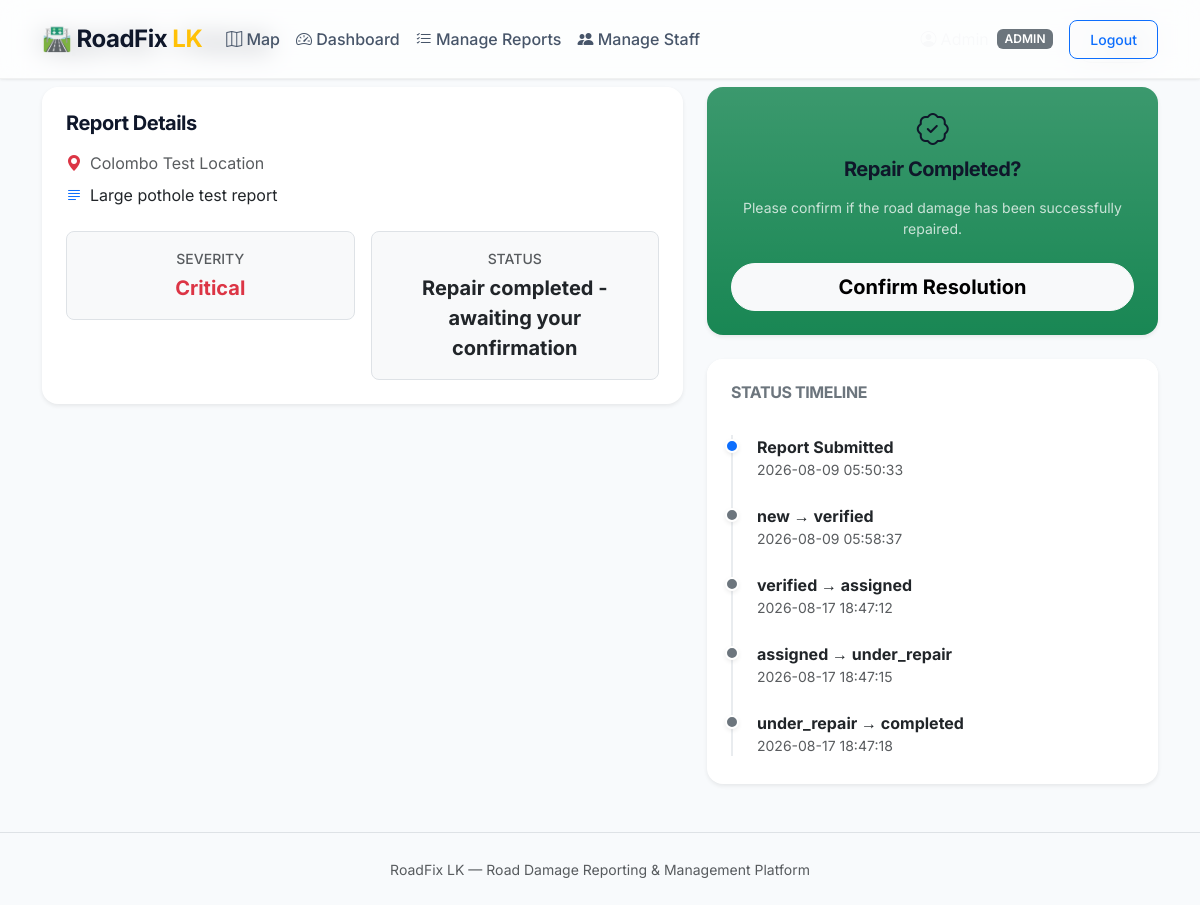
/reports/2 (signed in), run on the app's committed database.
### models/models.py (models this page shows)
class Report(db.Model):
    __tablename__ = 'reports'
    id = db.Column(db.Integer, primary_key=True, autoincrement=True)
    user_id = db.Column(db.Integer, db.ForeignKey('users.id'), nullable=False)
    damage_type = db.Column(db.String(50), nullable=False)
    description = db.Column(db.Text)
    severity = db.Column(db.String(20), nullable=False)
    latitude = db.Column(db.Float, nullable=False)
    longitude = db.Column(db.Float, nullable=False)
    address_hint = db.Column(db.Text)
    image_path = db.Column(db.String(255))
    status = db.Column(db.String(30), nullable=False, default='new')
    priority_score = db.Column(db.Float, nullable=False, default=0.0)
    duplicate_of = db.Column(db.Integer, db.ForeignKey('reports.id'))
    duplicate_count = db.Column(db.Integer, nullable=False, default=0)
    assigned_officer_id = db.Column(db.Integer, db.ForeignKey('users.id'))
    ai_suggested_type = db.Column(db.String(50))
    ai_suggested_severity = db.Column(db.String(20))
    ai_reasoning = db.Column(db.Text)
    created_at = db.Column(db.DateTime, default=datetime.utcnow, nullable=False)
    updated_at = db.Column(db.DateTime, default=datetime.utcnow, onupdate=datetime.utcnow, nullable=False)
    status_history = db.relationship('ReportStatusHistory', backref='report', lazy=True, cascade='all, delete-orphan')
    notifications = db.relationship('Notification', backref='report', lazy=True, cascade='all, delete-orphan')
    duplicates = db.relationship('Report', backref=db.backref('parent_report', remote_side=[id]), lazy='dynamic')

class ReportStatusHistory(db.Model):
    __tablename__ = 'report_status_history'
    id = db.Column(db.Integer, primary_key=True, autoincrement=True)
    report_id = db.Column(db.Integer, db.ForeignKey('reports.id'), nullable=False)
    old_status = db.Column(db.String(30))
    new_status = db.Column(db.String(30), nullable=False)
    changed_by = db.Column(db.Integer, db.ForeignKey('users.id'))
    note = db.Column(db.Text)
    changed_at = db.Column(db.DateTime, default=datetime.utcnow, nullable=False)
    user = db.relationship('User', backref='status_changes')

### routes/reports.py (the view)
@bp.route("/<int:report_id>")
@login_required
def detail(report_id):
    report = db.session.get(Report, report_id)
    if report is None:
        abort(404)
    if report.user_id != session["user_id"] and session.get("role") not in ("admin", "officer"):
        abort(403)
    history = ReportStatusHistory.query.filter_by(report_id=report_id).order_by(ReportStatusHistory.changed_at.asc()).all()
    return render_template(
        "report_detail.html", report=report, history=history, status_labels=STATUS_LABELS
    )

### templates/report_detail.html (shortened to what this page needs)
{% extends "base.html" %}
{% block content %}
<div class="d-flex justify-content-between align-items-center mb-4">
  <h4 class="mb-0 fw-bold" style="color: var(--secondary-color);">Report #{{ report.id }} &mdash; {{ report.damage_type.replace('_',' ')|title }}</h4>
  <a href="javascript:history.back()" class="btn btn-outline-secondary btn-sm rounded-pill px-3">&larr; Back</a>
</div>
<div class="row g-4 mb-5">
  <div class="col-lg-7">
    <div class="card border-0 shadow-sm mb-4 rounded-4">
      <div class="card-body p-4">
        <h5 class="fw-bold mb-3">Report Details</h5>
        <p class="text-muted mb-2"><i class="bi bi-geo-alt-fill me-2 text-danger"></i>{{ report.address_hint or "No landmark provided" }}</p>
        <p class="mb-4 text-dark"><i class="bi bi-justify-left me-2 text-primary"></i>{{ report.description or "No description provided." }}</p>
        <div class="row g-3">
          <div class="col-6">
            <div class="p-3 bg-light rounded-3 text-center border">
              <div class="text-muted small fw-medium text-uppercase mb-1">Severity</div>
              <div class="fw-bold fs-5 text-{{ 'danger' if report.severity == 'critical' else 'warning' if report.severity == 'high' else 'info' if report.severity == 'medium' else 'secondary' }}">{{ report.severity|title }}</div>
            </div>
          </div>
          <div class="col-6">
            <div class="p-3 bg-light rounded-3 text-center border">
              <div class="text-muted small fw-medium text-uppercase mb-1">Status</div>
              <div class="fw-bold fs-5 text-dark" id="statusLabel">{{ status_labels.get(report.status, report.status) }}</div>
            </div>
          </div>
        </div>
      </div>
    </div>
  </div>
  <div class="col-lg-5">
    {% if report.status == 'completed' and report.user_id == session.get('user_id') %}
    <div class="card border-0 shadow-sm mb-4 bg-success bg-gradient text-white rounded-4 hover-lift">
      <div class="card-body text-center p-4">
        <h5 class="fw-bold mb-3"><i class="bi bi-patch-check fs-2 d-block mb-2"></i> Repair Completed?</h5>
        <p class="small opacity-75 mb-4">Please confirm if the road damage has been successfully repaired.</p>
        <form method="POST" action="{{ url_for('reports.confirm_resolved', report_id=report.id) }}">
          <button class="btn btn-light btn-lg fw-bold rounded-pill px-4 w-100">Confirm Resolution</button>
        </form>
      </div>
    </div>
    {% endif %}
    <div class="card border-0 shadow-sm rounded-4">
      <div class="card-header bg-white border-bottom-0 pt-4 pb-2 px-4">
        <h6 class="fw-bold mb-0 text-secondary text-uppercase tracking-wide">Status Timeline</h6>
      </div>
      <div class="card-body px-4 pt-4 pb-1">
        <div class="position-relative ps-4" style="border-left: 2px solid #e9ecef;">
          <div class="mb-4 position-relative">
            <span class="position-absolute bg-primary rounded-circle shadow-sm" style="width: 14px; height: 14px; left: -32px; top: 4px; border: 2px solid white;"></span>
            <div class="fw-bold text-dark">Report Submitted</div>
            <div class="text-muted small">{{ report.created_at }}</div>
          </div>
          {% for h in history %}
          <div class="mb-4 position-relative">
            <span class="position-absolute bg-secondary rounded-circle shadow-sm" style="width: 14px; height: 14px; left: -32px; top: 4px; border: 2px solid white;"></span>
            <div class="fw-bold text-dark">{{ h.old_status or '—' }} &rarr; {{ h.new_status }}</div>
            <div class="text-muted small mb-1">{{ h.changed_at }}</div>
          </div>
          {% endfor %}
        </div>
      </div>
    </div>
  </div>
</div>
{% endblock %}

### templates/base.html (shortened to what this page needs)
<!DOCTYPE html>
<html lang="en">
<head>
<link href="https://cdn.jsdelivr.net/npm/bootstrap@5.3.3/dist/css/bootstrap.min.css" rel="stylesheet">
<link rel="stylesheet" href="https://unpkg.com/leaflet@1.9.4/dist/leaflet.css" />
<link href="https://cdn.jsdelivr.net/npm/bootstrap-icons@1.11.3/font/bootstrap-icons.css" rel="stylesheet">
<link rel="stylesheet" href="{{ url_for('static', filename='css/style.css') }}">
</head>
<body>
<nav class="navbar navbar-expand-lg navbar-light navbar-custom fixed-top">
  <div class="container">
    <a class="navbar-brand fw-bold" href="{{ url_for('index') }}">🛣️ RoadFix <span class="text-warning">LK</span></a>
    <div class="collapse navbar-collapse" id="nav">
      <ul class="navbar-nav me-auto">
        <li class="nav-item"><a class="nav-link" href="{{ url_for('map_view') }}"><i class="bi bi-map"></i> Map</a></li>
        {% if session.get('user_id') %}
          {% if session.get('role') in ('admin','officer') %}
            <li class="nav-item"><a class="nav-link" href="{{ url_for('admin.dashboard') }}"><i class="bi bi-speedometer2"></i> Dashboard</a></li>
            <li class="nav-item"><a class="nav-link" href="{{ url_for('admin.report_list') }}"><i class="bi bi-list-check"></i> Manage Reports</a></li>
            {% if session.get('role') == 'admin' %}
              <li class="nav-item"><a class="nav-link" href="{{ url_for('admin.manage_staff') }}"><i class="bi bi-people-fill"></i> Manage Staff</a></li>
            {% endif %}
          {% endif %}
        {% endif %}
      </ul>
      <ul class="navbar-nav">
        {% if session.get('user_id') %}
          <li class="nav-item d-flex align-items-center text-light me-3">
            <i class="bi bi-person-circle me-1"></i> {{ session.get('full_name') }}
            <span class="badge bg-secondary ms-2 text-uppercase">{{ session.get('role') }}</span>
          </li>
          <li class="nav-item"><a class="btn btn-outline-primary btn-sm" href="{{ url_for('auth.logout') }}">Logout</a></li>
        {% else %}
          <li class="nav-item"><a class="btn btn-outline-primary btn-sm me-2" href="{{ url_for('auth.login') }}">Login</a></li>
          <li class="nav-item"><a class="btn btn-warning btn-sm" href="{{ url_for('auth.register') }}">Sign up</a></li>
        {% endif %}
      </ul>
    </div>
  </div>
</nav>
<div class="toast-container position-fixed top-0 end-0 p-3" style="z-index: 1055; margin-top: 60px;">
</div>
<main class="container my-4 animate-entrance">
  {% block content %}{% endblock %}
</main>
<footer class="text-center text-muted py-4 border-top mt-5">
  <small>RoadFix LK &mdash; Road Damage Reporting &amp; Management Platform</small>
</footer>
</body>
</html>

### static/css/style.css (style rules this page uses)
:root { --primary-color: #3b82f6; --primary-hover: #2563eb; --secondary-color: #0f172a; --accent-color: #f59e0b; --background-color: #f8fafc; --surface-color: #ffffff; --critical-color: #ef4444; --high-color: #f97316; --medium-color: #eab308; --low-color: #10b981; --shadow-sm: 0 1px 3px rgba(0,0,0,0.05), 0 1px 2px rgba(0,0,0,0.03); --shadow-md: 0 4px 6px -1px rgba(0,0,0,0.05), 0 2px 4px -1px rgba(0,0,0,0.03); --shadow-lg: 0 10px 15px -3px rgba(0,0,0,0.05), 0 4px 6px -2px rgba(0,0,0,0.025); --glass-bg: rgba(255, 255, 255, 0.7); --glass-border: rgba(255, 255, 255, 0.2); --transition-fast: 0.15s ease-in-out; --transition-normal: 0.3s cubic-bezier(0.4, 0, 0.2, 1); }
body { font-family: 'Inter', sans-serif; background-color: var(--background-color); color: #334155; -webkit-font-smoothing: antialiased; }
h1, h2, h3, h4, h5, h6 { font-weight: 700; color: var(--secondary-color); letter-spacing: -0.025em; }
.card { background-color: var(--surface-color); border: none; border-radius: 1rem; box-shadow: var(--shadow-md); transition: box-shadow var(--transition-normal), transform var(--transition-normal); overflow: hidden; }
.card-header { background-color: transparent; border-bottom: 1px solid #e2e8f0; padding: 1.25rem 1.5rem; font-weight: 600; }
.navbar-custom { background: var(--glass-bg); backdrop-filter: blur(12px); -webkit-backdrop-filter: blur(12px); border-bottom: 1px solid rgba(0,0,0,0.05); box-shadow: var(--shadow-sm); padding: 1rem 0; transition: all var(--transition-normal); }
.navbar-custom .navbar-brand { font-weight: 800; font-size: 1.5rem; color: var(--secondary-color); letter-spacing: -0.5px; }
.navbar-custom .nav-link { color: #475569; font-weight: 500; padding: 0.5rem 1rem; border-radius: 0.5rem; transition: all var(--transition-fast); }
.btn { font-weight: 500; border-radius: 0.5rem; padding: 0.5rem 1.25rem; transition: all var(--transition-fast); }
.badge { padding: 0.35em 0.65em; border-radius: 0.375rem; font-weight: 600; }
.animate-entrance { animation: slideDownFade 0.4s ease-out forwards; }

### data on the page
Report: id "2", damage_type.replace "Pothole", address_hint "Colombo Test Location", description "Large pothole test report", severity "Critical", get "Repair completed - awaiting your confirmation", created_at "2026-08-09 05:50:33"
ReportStatusHistory: old_status "new", new_status "verified", changed_at "2026-08-09 05:58:37"
ReportStatusHistory: old_status "verified", new_status "assigned", changed_at "2026-08-17 18:47:12"
ReportStatusHistory: old_status "assigned", new_status "under_repair", changed_at "2026-08-17 18:47:15"
ReportStatusHistory: old_status "under_repair", new_status "completed", changed_at "2026-08-17 18:47:18"

### other printed values
{{ session.get('role') }} "ADMIN"
